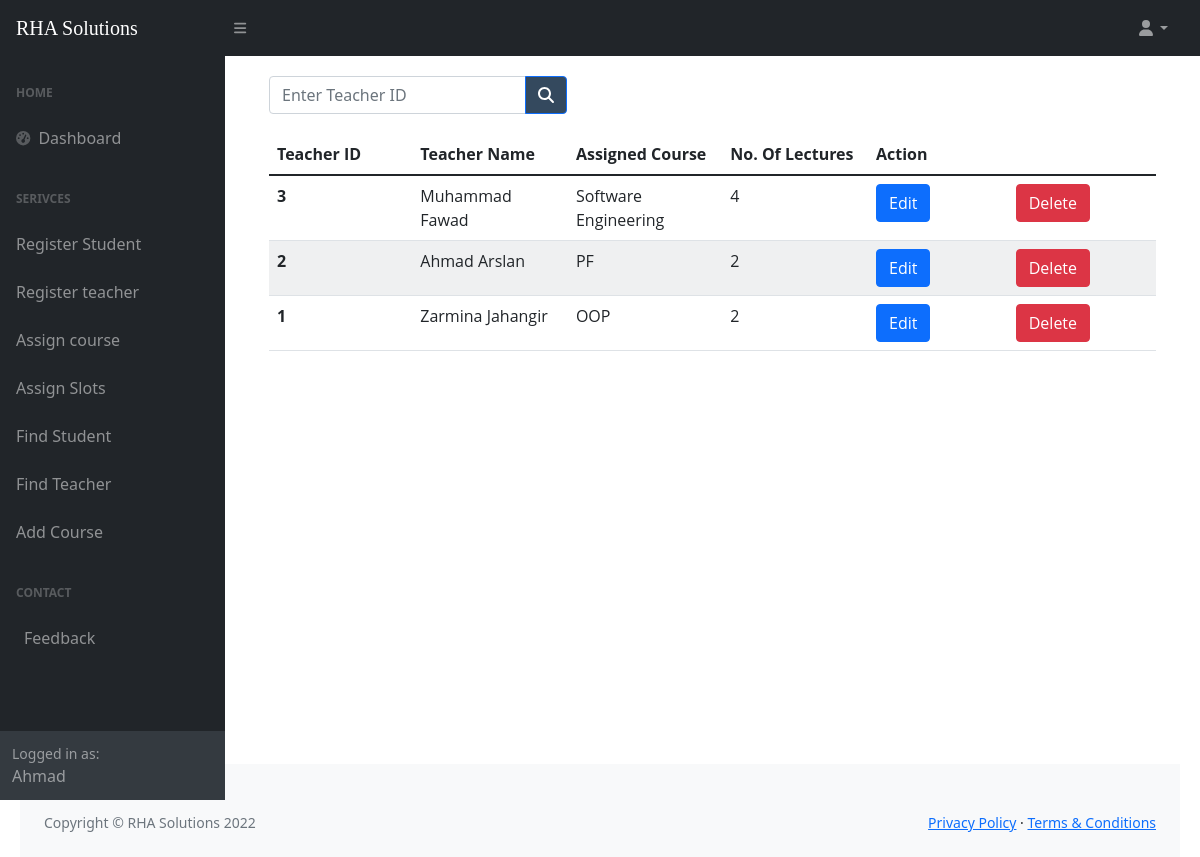
Page /Teacher_list.php (signed in) on the committed database.
### tables this page shows
CREATE TABLE `assign_course` (
  `t_id` int(11) NOT NULL,
  `c_id` int(11) NOT NULL,
  `c_num` int(11) NOT NULL
);

CREATE TABLE `teach` (
  `t_id` int(11) NOT NULL,
  `f_name` varchar(100) NOT NULL,
  `l_name` varchar(100) NOT NULL,
  `email` varchar(100) NOT NULL,
  `p_id` int(10) NOT NULL
);

CREATE TABLE `course` (
  `c_id` int(3) NOT NULL,
  `c_name` varchar(100) NOT NULL,
  `crh` int(1) NOT NULL,
  `semester` int(1) NOT NULL
);

### Teacher_list.php (the view, shortened to what this page needs)
<?php
include 'connection.php';
if($_SESSION["fname"]) {
?>
<!DOCTYPE html>
<html lang="en">
<head>
    <link href="https://cdn.jsdelivr.net/npm/simple-datatables@latest/dist/style.css" rel="stylesheet" />
    <link href="css/styles.css" rel="stylesheet" />
</head>
<body class="sb-nav-fixed">
<?php include ('header.php'); ?>
        <div id="layoutSidenav_content">
            <main>
                <div class="container-fluid px-4">
                    <form action="Teacher_Search.php" method="GET" class="d-none d-md-inline-block form-inline ms-auto me-0 me-md-3 my-2 my-md-0">
                        <div style="margin-bottom: 20px;" class="input-group">
                            <input class="form-control" name="search" value="" type="number" placeholder="Enter Teacher ID" />
                            <button class="btn btn-primary" id="std-search" type="submit" style="background-color:#34495e"> <i class="fas fa-search"></i></button>
                        </div>
                    </form>
                    <table class="table">
                        <thead class="thead-dark">
                            <tr>
                                <th scope="col">Teacher ID</th>
                                <th scope="col">Teacher Name</th>
                                <th scope="col">Assigned Course</th>
                                <th scope="col">No. Of Lectures</th>
                                <th scope="col" colspan="2">Action</th>
                            </tr>
                        </thead>
                        <tbody>
                            <?php
                            $query = "SELECT t.t_id, t.f_name, t.l_name, c.c_name, ac.c_num
                            FROM(teach t
                        INNER JOIN assign_course ac ON t.t_id = ac.t_id
                        INNER JOIN course c ON ac.c_id = c.c_id )";
                            $data = mysqli_query($conn, $query) or die(mysqli_error($conn));
                            $res = mysqli_num_rows($data);
                            if ($res) {
                                while ($row = mysqli_fetch_array($data)) {
                                    $name = $row['f_name'];
                                    $name .= " ";
                                    $name .= $row['l_name'];
                            ?>
                                    <tr>
                                        <th scope="row"><?php echo $row['t_id']; ?></th>
                                        <td><?php echo $name; ?></td>
                                        <td><?php echo $row['c_name']; ?></td>
                                        <td><?php echo $row['c_num']; ?></td>
                                        <td> <button type="button" class="btn btn-primary"><a style="color: white; text-decoration: none;" href="edit_assign.php?t_id=<?php echo $row['t_id']; ?>">Edit</a></button></td>
                                        <td> <button type="button" class="btn btn-danger"> <a style="color: white; text-decoration: none;" onclick="return confirm('Are you sure, you want to delete?')" href="delete_assign.php?t_id=<?php echo $row['t_id']; ?>">Delete</a></td>
                                    </tr>
                                <?php
                                }
                            } else {
                                ?>
                                <tr>
                                    <td>No Data Found</td>
                                </tr>
                            <?php
                            }
                            ?>
                        </tbody>
                    </table>
                </div>
        </div>
    </div>
    <footer class="py-4 bg-light mt-auto">
        <div class="container-fluid px-4">
            <br>
            <div class="d-flex align-items-center justify-content-between small">
                <div class="text-muted">Copyright &copy; RHA Solutions 2022</div>
                <div>
                    <a href="#">Privacy Policy</a>
                    &middot;
                    <a href="#">Terms &amp; Conditions</a>
                </div>
            </div>
        </div>
    </footer>
    <?php
}
else {
  include ('login.php');
}
 ?>
</body>
</html>

### rows in the picture
assign_course: t_id.t_id "3", t_id.l_name "Muhammad Fawad", c.c_name "Software Engineering", c_num "4"
assign_course: t_id.t_id "2", t_id.l_name "Ahmad Arslan", c.c_name "PF", c_num "2"
assign_course: t_id.t_id "1", t_id.l_name "Zarmina Jahangir", c.c_name "OOP", c_num "2"

### other values in the picture
$_SESSION["fname"] "Ahmad"
